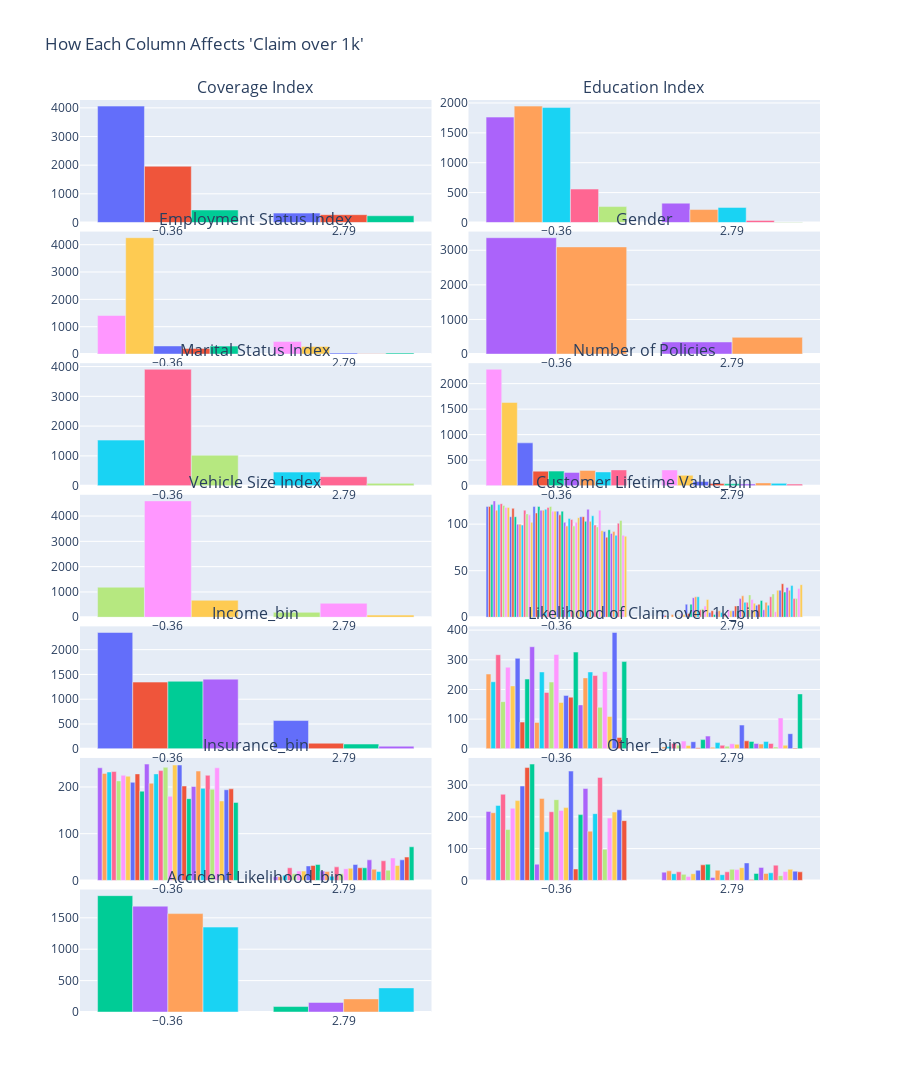

The notebook cell saved with this chart:
### Code cell
relation_to_claim_over_1k(apply_scaler(df_process, standard_scaler))

### Figure 1 — Plotly figure (JSON) as saved in the notebook; plotly's stock layout.template omitted (floating-point values rounded to 4 significant figures)
{"data": [{"name": "-0.7441931863794389", "type": "bar", "x": [-0.3589, 2.786], "xaxis": "x", "y": [4060, 327], "yaxis": "y"}, {"name": "0.7737610186306645", "type": "bar", "x": [-0.3589, 2.786], "xaxis": "x", "y": [1961, 271], "yaxis": "y"}, {"name": "2.2917152236407676", "type": "bar", "x": [-0.3589, 2.786], "xaxis": "x", "y": [437, 234], "yaxis": "y"}, {"name": "-1.1929120101552244", "type": "bar", "x": [-0.3589, 2.786], "xaxis": "x2", "y": [1763, 323], "yaxis": "y2"}, {"name": "-0.26619328103847395", "type": "bar", "x": [-0.3589, 2.786], "xaxis": "x2", "y": [1947, 216], "yaxis": "y2"}, {"name": "0.6605254480782765", "type": "bar", "x": [-0.3589, 2.786], "xaxis": "x2", "y": [1923, 252], "yaxis": "y2"}, {"name": "1.587244177195027", "type": "bar", "x": [-0.3589, 2.786], "xaxis": "x2", "y": [559, 34], "yaxis": "y2"}, {"name": "2.5139629063117774", "type": "bar", "x": [-0.3589, 2.786], "xaxis": "x2", "y": [266, 7], "yaxis": "y2"}, {"name": "-1.0826574336027592", "type": "bar", "x": [-0.3589, 2.786], "xaxis": "x3", "y": [1410, 458], "yaxis": "y3"}, {"name": "0.015821716148683315", "type": "bar", "x": [-0.3589, 2.786], "xaxis": "x3", "y": [4255, 281], "yaxis": "y3"}, {"name": "1.1143008659001257", "type": "bar", "x": [-0.3589, 2.786], "xaxis": "x3", "y": [297, 41], "yaxis": "y3"}, {"name": "2.2127800156515685", "type": "bar", "x": [-0.3589, 2.786], "xaxis": "x3", "y": [205, 14], "yaxis": "y3"}, {"name": "3.311259165403011", "type": "bar", "x": [-0.3589, 2.786], "xaxis": "x3", "y": [291, 38], "yaxis": "y3"}, {"name": "-0.9820540070467964", "type": "bar", "x": [-0.3589, 2.786], "xaxis": "x4", "y": [3362, 349], "yaxis": "y4"}, {"name": "1.018273936895966", "type": "bar", "x": [-0.3589, 2.786], "xaxis": "x4", "y": [3096, 483], "yaxis": "y4"}, {"name": "-1.3749714585688404", "type": "bar", "x": [-0.3589, 2.786], "xaxis": "x5", "y": [1530, 455], "yaxis": "y5"}, {"name": "0.19071769059811466", "type": "bar", "x": [-0.3589, 2.786], "xaxis": "x5", "y": [3908, 300], "yaxis": "y5"}, {"name": "1.7564068397650698", "type": "bar", "x": [-0.3589, 2.786], "xaxis": "x5", "y": [1020, 77], "yaxis": "y5"}, {"name": "-0.823137290833709", "type": "bar", "x": [-0.3589, 2.786], "xaxis": "x6", "y": [2281, 308], "yaxis": "y6"}, {"name": "-0.4071750802294016", "type": "bar", "x": [-0.3589, 2.786], "xaxis": "x6", "y": [1632, 204], "yaxis": "y6"}, {"name": "0.008787130374905864", "type": "bar", "x": [-0.3589, 2.786], "xaxis": "x6", "y": [839, 82], "yaxis": "y6"}, {"name": "0.4247493409792133", "type": "bar", "x": [-0.3589, 2.786], "xaxis": "x6", "y": [284, 41], "yaxis": "y6"}, {"name": "0.8407115515835207", "type": "bar", "x": [-0.3589, 2.786], "xaxis": "x6", "y": [285, 35], "yaxis": "y6"}, {"name": "1.2566737621878281", "type": "bar", "x": [-0.3589, 2.786], "xaxis": "x6", "y": [260, 33], "yaxis": "y6"}, {"name": "1.6726359727921356", "type": "bar", "x": [-0.3589, 2.786], "xaxis": "x6", "y": [299, 54], "yaxis": "y6"}, {"name": "2.088598183396443", "type": "bar", "x": [-0.3589, 2.786], "xaxis": "x6", "y": [269, 45], "yaxis": "y6"}, {"name": "2.5045603940007504", "type": "bar", "x": [-0.3589, 2.786], "xaxis": "x6", "y": [309, 30], "yaxis": "y6"}, {"name": "-1.7094616597345778", "type": "bar", "x": [-0.3589, 2.786], "xaxis": "x7", "y": [1188, 195], "yaxis": "y7"}, {"name": "0.16142491877691773", "type": "bar", "x": [-0.3589, 2.786], "xaxis": "x7", "y": [4600, 553], "yaxis": "y7"}, {"name": "2.0323114972884135", "type": "bar", "x": [-0.3589, 2.786], "xaxis": "x7", "y": [670, 84], "yaxis": "y7"}, {"name": "-1.7031177935900574", "type": "bar", "x": [-0.3589, 2.786], "xaxis": "x8", "y": [119, 3], "yaxis": "y8"}, {"name": "-1.6453820338605532", "type": "bar", "x": [-0.3589, 2.786], "xaxis": "x8", "y": [119, 2], "yaxis": "y8"}, {"name": "-1.5876462741310489", "type": "bar", "x": [-0.3589, 2.786], "xaxis": "x8", "y": [121, 1], "yaxis": "y8"}, {"name": "-1.5299105144015446", "type": "bar", "x": [-0.3589], "xaxis": "x8", "y": [125], "yaxis": "y8"}, {"name": "-1.4721747546720403", "type": "bar", "x": [-0.3589, 2.786], "xaxis": "x8", "y": [115, 3], "yaxis": "y8"}, {"name": "-1.414438994942536", "type": "bar", "x": [-0.3589], "xaxis": "x8", "y": [121], "yaxis": "y8"}, {"name": "-1.3567032352130317", "type": "bar", "x": [-0.3589], "xaxis": "x8", "y": [122], "yaxis": "y8"}, {"name": "-1.2989674754835274", "type": "bar", "x": [-0.3589, 2.786], "xaxis": "x8", "y": [120, 1], "yaxis": "y8"}, {"name": "-1.2412317157540231", "type": "bar", "x": [-0.3589, 2.786], "xaxis": "x8", "y": [118, 4], "yaxis": "y8"}, {"name": "-1.1834959560245188", "type": "bar", "x": [-0.3589, 2.786], "xaxis": "x8", "y": [118, 3], "yaxis": "y8"}, {"name": "-1.1257601962950146", "type": "bar", "x": [-0.3589, 2.786], "xaxis": "x8", "y": [108, 14], "yaxis": "y8"}, {"name": "-1.0680244365655103", "type": "bar", "x": [-0.3589, 2.786], "xaxis": "x8", "y": [117, 4], "yaxis": "y8"}, {"name": "-1.010288676836006", "type": "bar", "x": [-0.3589, 2.786], "xaxis": "x8", "y": [108, 14], "yaxis": "y8"}, {"name": "-0.9525529171065017", "type": "bar", "x": [-0.3589, 2.786], "xaxis": "x8", "y": [100, 21], "yaxis": "y8"}, {"name": "-0.8948171573769974", "type": "bar", "x": [-0.3589, 2.786], "xaxis": "x8", "y": [100, 22], "yaxis": "y8"}, {"name": "-0.8370813976474931", "type": "bar", "x": [-0.3589, 2.786], "xaxis": "x8", "y": [99, 22], "yaxis": "y8"}, {"name": "-0.7793456379179889", "type": "bar", "x": [-0.3589, 2.786], "xaxis": "x8", "y": [115, 8], "yaxis": "y8"}, {"name": "-0.7216098781884847", "type": "bar", "x": [-0.3589, 2.786], "xaxis": "x8", "y": [111, 9], "yaxis": "y8"}, {"name": "-0.6638741184589804", "type": "bar", "x": [-0.3589, 2.786], "xaxis": "x8", "y": [110, 12], "yaxis": "y8"}, {"name": "-0.6061383587294761", "type": "bar", "x": [-0.3589, 2.786], "xaxis": "x8", "y": [102, 19], "yaxis": "y8"}, {"name": "-0.5484025989999718", "type": "bar", "x": [-0.3589, 2.786], "xaxis": "x8", "y": [119, 5], "yaxis": "y8"}, {"name": "-0.49066683927046745", "type": "bar", "x": [-0.3589, 2.786], "xaxis": "x8", "y": [112, 7], "yaxis": "y8"}, {"name": "-0.43293107954096316", "type": "bar", "x": [-0.3589, 2.786], "xaxis": "x8", "y": [119, 3], "yaxis": "y8"}, {"name": "-0.37519531981145887", "type": "bar", "x": [-0.3589, 2.786], "xaxis": "x8", "y": [115, 6], "yaxis": "y8"}, {"name": "-0.3174595600819546", "type": "bar", "x": [-0.3589, 2.786], "xaxis": "x8", "y": [115, 7], "yaxis": "y8"}, {"name": "-0.2597238003524503", "type": "bar", "x": [-0.3589, 2.786], "xaxis": "x8", "y": [116, 5], "yaxis": "y8"}, {"name": "-0.20198804062294604", "type": "bar", "x": [-0.3589, 2.786], "xaxis": "x8", "y": [118, 4], "yaxis": "y8"}, {"name": "-0.14425228089344175", "type": "bar", "x": [-0.3589, 2.786], "xaxis": "x8", "y": [119, 2], "yaxis": "y8"}, {"name": "-0.08651652116393747", "type": "bar", "x": [-0.3589, 2.786], "xaxis": "x8", "y": [114, 8], "yaxis": "y8"}, {"name": "-0.028780761434433182", "type": "bar", "x": [-0.3589, 2.786], "xaxis": "x8", "y": [114, 7], "yaxis": "y8"}, {"name": "0.028954998295071102", "type": "bar", "x": [-0.3589, 2.786], "xaxis": "x8", "y": [114, 7], "yaxis": "y8"}, {"name": "0.08669075802457539", "type": "bar", "x": [-0.3589, 2.786], "xaxis": "x8", "y": [110, 12], "yaxis": "y8"}, {"name": "0.14442651775407966", "type": "bar", "x": [-0.3589, 2.786], "xaxis": "x8", "y": [114, 7], "yaxis": "y8"}, {"name": "0.20216227748358395", "type": "bar", "x": [-0.3589, 2.786], "xaxis": "x8", "y": [102, 20], "yaxis": "y8"}, {"name": "0.25989803721308824", "type": "bar", "x": [-0.3589, 2.786], "xaxis": "x8", "y": [98, 23], "yaxis": "y8"}, {"name": "0.31763379694259253", "type": "bar", "x": [-0.3589, 2.786], "xaxis": "x8", "y": [106, 16], "yaxis": "y8"}, {"name": "0.3753695566720968", "type": "bar", "x": [-0.3589, 2.786], "xaxis": "x8", "y": [105, 16], "yaxis": "y8"}, {"name": "0.4331053164016011", "type": "bar", "x": [-0.3589, 2.786], "xaxis": "x8", "y": [98, 24], "yaxis": "y8"}, {"name": "0.4908410761311054", "type": "bar", "x": [-0.3589, 2.786], "xaxis": "x8", "y": [102, 19], "yaxis": "y8"}, {"name": "0.5485768358606097", "type": "bar", "x": [-0.3589, 2.786], "xaxis": "x8", "y": [107, 15], "yaxis": "y8"}, {"name": "0.606312595590114", "type": "bar", "x": [-0.3589, 2.786], "xaxis": "x8", "y": [108, 13], "yaxis": "y8"}, {"name": "0.6640483553196183", "type": "bar", "x": [-0.3589, 2.786], "xaxis": "x8", "y": [108, 14], "yaxis": "y8"}, {"name": "0.7217841150491225", "type": "bar", "x": [-0.3589, 2.786], "xaxis": "x8", "y": [103, 18], "yaxis": "y8"}, {"name": "0.7795198747786268", "type": "bar", "x": [-0.3589, 2.786], "xaxis": "x8", "y": [116, 8], "yaxis": "y8"}, {"name": "0.8372556345081311", "type": "bar", "x": [-0.3589, 2.786], "xaxis": "x8", "y": [103, 16], "yaxis": "y8"}, {"name": "0.8949913942376354", "type": "bar", "x": [-0.3589, 2.786], "xaxis": "x8", "y": [109, 13], "yaxis": "y8"}, {"name": "0.9527271539671397", "type": "bar", "x": [-0.3589, 2.786], "xaxis": "x8", "y": [99, 22], "yaxis": "y8"}, {"name": "1.0104629136966439", "type": "bar", "x": [-0.3589, 2.786], "xaxis": "x8", "y": [97, 25], "yaxis": "y8"}, {"name": "1.0681986734261482", "type": "bar", "x": [-0.3589, 2.786], "xaxis": "x8", "y": [115, 6], "yaxis": "y8"}, {"name": "1.1259344331556524", "type": "bar", "x": [-0.3589, 2.786], "xaxis": "x8", "y": [93, 29], "yaxis": "y8"}, {"name": "1.1836701928851567", "type": "bar", "x": [-0.3589, 2.786], "xaxis": "x8", "y": [92, 29], "yaxis": "y8"}, {"name": "1.241405952614661", "type": "bar", "x": [-0.3589, 2.786], "xaxis": "x8", "y": [86, 36], "yaxis": "y8"}, {"name": "1.2991417123441653", "type": "bar", "x": [-0.3589, 2.786], "xaxis": "x8", "y": [94, 27], "yaxis": "y8"}, {"name": "1.3568774720736696", "type": "bar", "x": [-0.3589, 2.786], "xaxis": "x8", "y": [90, 32], "yaxis": "y8"}, {"name": "1.4146132318031739", "type": "bar", "x": [-0.3589, 2.786], "xaxis": "x8", "y": [92, 29], "yaxis": "y8"}, {"name": "1.4723489915326782", "type": "bar", "x": [-0.3589, 2.786], "xaxis": "x8", "y": [88, 34], "yaxis": "y8"}, {"name": "1.5300847512621825", "type": "bar", "x": [-0.3589, 2.786], "xaxis": "x8", "y": [101, 20], "yaxis": "y8"}, {"name": "1.5878205109916868", "type": "bar", "x": [-0.3589, 2.786], "xaxis": "x8", "y": [104, 20], "yaxis": "y8"}, {"name": "1.645556270721191", "type": "bar", "x": [-0.3589, 2.786], "xaxis": "x8", "y": [88, 31], "yaxis": "y8"}, {"name": "1.7032920304506953", "type": "bar", "x": [-0.3589, 2.786], "xaxis": "x8", "y": [87, 35], "yaxis": "y8"}, {"name": "-1.028991510855053", "type": "bar", "x": [-0.3589, 2.786], "xaxis": "x9", "y": [2346, 570], "yaxis": "y9"}, {"name": "-0.1714985851425088", "type": "bar", "x": [-0.3589, 2.786], "xaxis": "x9", "y": [1345, 113], "yaxis": "y9"}, {"name": "0.6859943405700353", "type": "bar", "x": [-0.3589, 2.786], "xaxis": "x9", "y": [1362, 96], "yaxis": "y9"}, {"name": "1.5434872662825794", "type": "bar", "x": [-0.3589, 2.786], "xaxis": "x9", "y": [1405, 53], "yaxis": "y9"}, {"name": "-1.6591856125501896", "type": "bar", "x": [-0.3589, 2.786], "xaxis": "x10", "y": [252, 6], "yaxis": "y10"}, {"name": "-1.5426803185722966", "type": "bar", "x": [-0.3589, 2.786], "xaxis": "x10", "y": [226, 8], "yaxis": "y10"}, {"name": "-1.4261750245944034", "type": "bar", "x": [-0.3589, 2.786], "xaxis": "x10", "y": [317, 18], "yaxis": "y10"}, {"name": "-1.3096697306165104", "type": "bar", "x": [-0.3589, 2.786], "xaxis": "x10", "y": [159, 12], "yaxis": "y10"}, {"name": "-1.1931644366386174", "type": "bar", "x": [-0.3589, 2.786], "xaxis": "x10", "y": [275, 26], "yaxis": "y10"}, {"name": "-1.0766591426607242", "type": "bar", "x": [-0.3589, 2.786], "xaxis": "x10", "y": [212, 11], "yaxis": "y10"}, {"name": "-0.960153848682831", "type": "bar", "x": [-0.3589, 2.786], "xaxis": "x10", "y": [305, 24], "yaxis": "y10"}, {"name": "-0.843648554704938", "type": "bar", "x": [-0.3589, 2.786], "xaxis": "x10", "y": [90, 4], "yaxis": "y10"}, {"name": "-0.7271432607270449", "type": "bar", "x": [-0.3589, 2.786], "xaxis": "x10", "y": [235, 31], "yaxis": "y10"}, {"name": "-0.6106379667491518", "type": "bar", "x": [-0.3589, 2.786], "xaxis": "x10", "y": [344, 43], "yaxis": "y10"}, {"name": "-0.4941326727712587", "type": "bar", "x": [-0.3589, 2.786], "xaxis": "x10", "y": [89, 5], "yaxis": "y10"}, {"name": "-0.3776273787933656", "type": "bar", "x": [-0.3589, 2.786], "xaxis": "x10", "y": [259, 21], "yaxis": "y10"}, {"name": "-0.2611220848154725", "type": "bar", "x": [-0.3589, 2.786], "xaxis": "x10", "y": [190, 12], "yaxis": "y10"}, {"name": "-0.14461679083757942", "type": "bar", "x": [-0.3589, 2.786], "xaxis": "x10", "y": [225, 9], "yaxis": "y10"}, {"name": "-0.02811149685968632", "type": "bar", "x": [-0.3589, 2.786], "xaxis": "x10", "y": [318, 17], "yaxis": "y10"}, {"name": "0.08839379711820677", "type": "bar", "x": [-0.3589, 2.786], "xaxis": "x10", "y": [156, 15], "yaxis": "y10"}, {"name": "0.20489909109609988", "type": "bar", "x": [-0.3589, 2.786], "xaxis": "x10", "y": [180, 80], "yaxis": "y10"}, {"name": "0.321404385073993", "type": "bar", "x": [-0.3589, 2.786], "xaxis": "x10", "y": [174, 27], "yaxis": "y10"}, {"name": "0.43790967905188605", "type": "bar", "x": [-0.3589, 2.786], "xaxis": "x10", "y": [326, 25], "yaxis": "y10"}, {"name": "0.5544149730297792", "type": "bar", "x": [-0.3589, 2.786], "xaxis": "x10", "y": [148, 18], "yaxis": "y10"}, {"name": "0.6709202670076723", "type": "bar", "x": [-0.3589, 2.786], "xaxis": "x10", "y": [239, 16], "yaxis": "y10"}, {"name": "0.7874255609855654", "type": "bar", "x": [-0.3589, 2.786], "xaxis": "x10", "y": [259, 25], "yaxis": "y10"}, {"name": "0.9039308549634585", "type": "bar", "x": [-0.3589, 2.786], "xaxis": "x10", "y": [247, 18], "yaxis": "y10"}, {"name": "1.0204361489413516", "type": "bar", "x": [-0.3589, 2.786], "xaxis": "x10", "y": [140, 6], "yaxis": "y10"}, {"name": "1.1369414429192446", "type": "bar", "x": [-0.3589, 2.786], "xaxis": "x10", "y": [260, 104], "yaxis": "y10"}, {"name": "1.2534467368971378", "type": "bar", "x": [-0.3589, 2.786], "xaxis": "x10", "y": [109, 12], "yaxis": "y10"}, {"name": "1.3699520308750308", "type": "bar", "x": [-0.3589, 2.786], "xaxis": "x10", "y": [392, 51], "yaxis": "y10"}, {"name": "1.486457324852924", "type": "bar", "x": [-0.3589, 2.786], "xaxis": "x10", "y": [38, 3], "yaxis": "y10"}, {"name": "1.602962618830817", "type": "bar", "x": [-0.3589, 2.786], "xaxis": "x10", "y": [294, 185], "yaxis": "y10"}, {"name": "-1.6717148193537368", "type": "bar", "x": [-0.3589, 2.786], "xaxis": "x11", "y": [241, 8], "yaxis": "y11"}, {"name": "-1.5559301362719657", "type": "bar", "x": [-0.3589, 2.786], "xaxis": "x11", "y": [229, 8], "yaxis": "y11"}, {"name": "-1.4401454531901945", "type": "bar", "x": [-0.3589, 2.786], "xaxis": "x11", "y": [232, 11], "yaxis": "y11"}, {"name": "-1.3243607701084235", "type": "bar", "x": [-0.3589, 2.786], "xaxis": "x11", "y": [233, 27], "yaxis": "y11"}, {"name": "-1.2085760870266522", "type": "bar", "x": [-0.3589, 2.786], "xaxis": "x11", "y": [213, 14], "yaxis": "y11"}, {"name": "-1.092791403944881", "type": "bar", "x": [-0.3589, 2.786], "xaxis": "x11", "y": [225, 20], "yaxis": "y11"}, {"name": "-0.9770067208631099", "type": "bar", "x": [-0.3589, 2.786], "xaxis": "x11", "y": [223, 20], "yaxis": "y11"}, {"name": "-0.8612220377813388", "type": "bar", "x": [-0.3589, 2.786], "xaxis": "x11", "y": [210, 31], "yaxis": "y11"}, {"name": "-0.7454373546995676", "type": "bar", "x": [-0.3589, 2.786], "xaxis": "x11", "y": [228, 32], "yaxis": "y11"}, {"name": "-0.6296526716177965", "type": "bar", "x": [-0.3589, 2.786], "xaxis": "x11", "y": [191, 34], "yaxis": "y11"}, {"name": "-0.5138679885360252", "type": "bar", "x": [-0.3589, 2.786], "xaxis": "x11", "y": [249, 20], "yaxis": "y11"}, {"name": "-0.39808330545425413", "type": "bar", "x": [-0.3589, 2.786], "xaxis": "x11", "y": [208, 19], "yaxis": "y11"}, {"name": "-0.28229862237248293", "type": "bar", "x": [-0.3589, 2.786], "xaxis": "x11", "y": [228, 9], "yaxis": "y11"}, {"name": "-0.16651393929071182", "type": "bar", "x": [-0.3589, 2.786], "xaxis": "x11", "y": [235, 29], "yaxis": "y11"}, {"name": "-0.05072925620894065", "type": "bar", "x": [-0.3589, 2.786], "xaxis": "x11", "y": [242, 14], "yaxis": "y11"}, {"name": "0.0650554268728305", "type": "bar", "x": [-0.3589, 2.786], "xaxis": "x11", "y": [180, 25], "yaxis": "y11"}, {"name": "0.18084010995460167", "type": "bar", "x": [-0.3589, 2.786], "xaxis": "x11", "y": [247, 26], "yaxis": "y11"}, {"name": "0.2966247930363728", "type": "bar", "x": [-0.3589, 2.786], "xaxis": "x11", "y": [247, 34], "yaxis": "y11"}, {"name": "0.412409476118144", "type": "bar", "x": [-0.3589, 2.786], "xaxis": "x11", "y": [202, 27], "yaxis": "y11"}, {"name": "0.5281941591999151", "type": "bar", "x": [-0.3589, 2.786], "xaxis": "x11", "y": [175, 27], "yaxis": "y11"}, {"name": "0.6439788422816863", "type": "bar", "x": [-0.3589, 2.786], "xaxis": "x11", "y": [201, 44], "yaxis": "y11"}, {"name": "0.7597635253634575", "type": "bar", "x": [-0.3589, 2.786], "xaxis": "x11", "y": [234, 24], "yaxis": "y11"}, {"name": "0.8755482084452286", "type": "bar", "x": [-0.3589, 2.786], "xaxis": "x11", "y": [197, 19], "yaxis": "y11"}, {"name": "0.9913328915269998", "type": "bar", "x": [-0.3589, 2.786], "xaxis": "x11", "y": [225, 42], "yaxis": "y11"}, {"name": "1.107117574608771", "type": "bar", "x": [-0.3589, 2.786], "xaxis": "x11", "y": [195, 22], "yaxis": "y11"}, {"name": "1.222902257690542", "type": "bar", "x": [-0.3589, 2.786], "xaxis": "x11", "y": [241, 48], "yaxis": "y11"}, {"name": "1.3386869407723132", "type": "bar", "x": [-0.3589, 2.786], "xaxis": "x11", "y": [170, 32], "yaxis": "y11"}, {"name": "1.4544716238540845", "type": "bar", "x": [-0.3589, 2.786], "xaxis": "x11", "y": [194, 44], "yaxis": "y11"}, {"name": "1.5702563069358555", "type": "bar", "x": [-0.3589, 2.786], "xaxis": "x11", "y": [196, 50], "yaxis": "y11"}, {"name": "1.6860409900176268", "type": "bar", "x": [-0.3589, 2.786], "xaxis": "x11", "y": [167, 72], "yaxis": "y11"}, {"name": "-1.647008880107305", "type": "bar", "x": [-0.3589, 2.786], "xaxis": "x12", "y": [217, 26], "yaxis": "y12"}, {"name": "-1.5258625186670498", "type": "bar", "x": [-0.3589, 2.786], "xaxis": "x12", "y": [213, 30], "yaxis": "y12"}, {"name": "-1.4047161572267945", "type": "bar", "x": [-0.3589, 2.786], "xaxis": "x12", "y": [236, 21], "yaxis": "y12"}, {"name": "-1.2835697957865393", "type": "bar", "x": [-0.3589, 2.786], "xaxis": "x12", "y": [271, 27], "yaxis": "y12"}, {"name": "-1.162423434346284", "type": "bar", "x": [-0.3589, 2.786], "xaxis": "x12", "y": [160, 19], "yaxis": "y12"}, {"name": "-1.041277072906029", "type": "bar", "x": [-0.3589, 2.786], "xaxis": "x12", "y": [227, 12], "yaxis": "y12"}, {"name": "-0.9201307114657737", "type": "bar", "x": [-0.3589, 2.786], "xaxis": "x12", "y": [251, 21], "yaxis": "y12"}, {"name": "-0.7989843500255185", "type": "bar", "x": [-0.3589, 2.786], "xaxis": "x12", "y": [297, 32], "yaxis": "y12"}, {"name": "-0.6778379885852633", "type": "bar", "x": [-0.3589, 2.786], "xaxis": "x12", "y": [355, 49], "yaxis": "y12"}, {"name": "-0.5566916271450081", "type": "bar", "x": [-0.3589, 2.786], "xaxis": "x12", "y": [366, 51], "yaxis": "y12"}, {"name": "-0.4355452657047529", "type": "bar", "x": [-0.3589, 2.786], "xaxis": "x12", "y": [51, 9], "yaxis": "y12"}, {"name": "-0.3143989042644977", "type": "bar", "x": [-0.3589, 2.786], "xaxis": "x12", "y": [258, 32], "yaxis": "y12"}, {"name": "-0.19325254282424245", "type": "bar", "x": [-0.3589, 2.786], "xaxis": "x12", "y": [153, 18], "yaxis": "y12"}, {"name": "-0.07210618138398724", "type": "bar", "x": [-0.3589, 2.786], "xaxis": "x12", "y": [216, 27], "yaxis": "y12"}, {"name": "0.04904018005626797", "type": "bar", "x": [-0.3589, 2.786], "xaxis": "x12", "y": [254, 35], "yaxis": "y12"}, {"name": "0.17018654149652318", "type": "bar", "x": [-0.3589, 2.786], "xaxis": "x12", "y": [220, 34], "yaxis": "y12"}, {"name": "0.2913329029367784", "type": "bar", "x": [-0.3589, 2.786], "xaxis": "x12", "y": [229, 40], "yaxis": "y12"}, {"name": "0.4124792643770336", "type": "bar", "x": [-0.3589, 2.786], "xaxis": "x12", "y": [344, 55], "yaxis": "y12"}, {"name": "0.5336256258172888", "type": "bar", "x": [-0.3589, 2.786], "xaxis": "x12", "y": [36, 3], "yaxis": "y12"}, {"name": "0.654771987257544", "type": "bar", "x": [-0.3589, 2.786], "xaxis": "x12", "y": [207, 22], "yaxis": "y12"}, {"name": "0.7759183486977992", "type": "bar", "x": [-0.3589, 2.786], "xaxis": "x12", "y": [289, 41], "yaxis": "y12"}, {"name": "0.8970647101380544", "type": "bar", "x": [-0.3589, 2.786], "xaxis": "x12", "y": [155, 22], "yaxis": "y12"}, {"name": "1.0182110715783097", "type": "bar", "x": [-0.3589, 2.786], "xaxis": "x12", "y": [210, 24], "yaxis": "y12"}, {"name": "1.139357433018565", "type": "bar", "x": [-0.3589, 2.786], "xaxis": "x12", "y": [324, 48], "yaxis": "y12"}, {"name": "1.26050379445882", "type": "bar", "x": [-0.3589, 2.786], "xaxis": "x12", "y": [98, 15], "yaxis": "y12"}, {"name": "1.3816501558990752", "type": "bar", "x": [-0.3589, 2.786], "xaxis": "x12", "y": [196, 28], "yaxis": "y12"}, {"name": "1.5027965173393305", "type": "bar", "x": [-0.3589, 2.786], "xaxis": "x12", "y": [215, 35], "yaxis": "y12"}, {"name": "1.6239428787795858", "type": "bar", "x": [-0.3589, 2.786], "xaxis": "x12", "y": [222, 29], "yaxis": "y12"}, {"name": "1.745089240219841", "type": "bar", "x": [-0.3589, 2.786], "xaxis": "x12", "y": [188, 27], "yaxis": "y12"}, {"name": "-1.2969940635523725", "type": "bar", "x": [-0.3589, 2.786], "xaxis": "x13", "y": [1853, 87], "yaxis": "y13"}, {"name": "-0.40483641840264656", "type": "bar", "x": [-0.3589, 2.786], "xaxis": "x13", "y": [1686, 152], "yaxis": "y13"}, {"name": "0.48732122674707945", "type": "bar", "x": [-0.3589, 2.786], "xaxis": "x13", "y": [1567, 209], "yaxis": "y13"}, {"name": "1.3794788718968054", "type": "bar", "x": [-0.3589, 2.786], "xaxis": "x13", "y": [1352, 384], "yaxis": "y13"}], "layout": {"annotations": [{"font": {"size": 16}, "showarrow": false, "text": "Coverage Index", "x": 0.2375, "xanchor": "center", "xref": "paper", "y": 1, "yanchor": "bottom", "yref": "paper"}, {"font": {"size": 16}, "showarrow": false, "text": "Education Index", "x": 0.7625, "xanchor": "center", "xref": "paper", "y": 1, "yanchor": "bottom", "yref": "paper"}, {"font": {"size": 16}, "showarrow": false, "text": "Employment Status Index", "x": 0.2375, "xanchor": "center", "xref": "paper", "y": 0.8557, "yanchor": "bottom", "yref": "paper"}, {"font": {"size": 16}, "showarrow": false, "text": "Gender", "x": 0.7625, "xanchor": "center", "xref": "paper", "y": 0.8557, "yanchor": "bottom", "yref": "paper"}, {"font": {"size": 16}, "showarrow": false, "text": "Marital Status Index", "x": 0.2375, "xanchor": "center", "xref": "paper", "y": 0.7114, "yanchor": "bottom", "yref": "paper"}, {"font": {"size": 16}, "showarrow": false, "text": "Number of Policies", "x": 0.7625, "xanchor": "center", "xref": "paper", "y": 0.7114, "yanchor": "bottom", "yref": "paper"}, {"font": {"size": 16}, "showarrow": false, "text": "Vehicle Size Index", "x": 0.2375, "xanchor": "center", "xref": "paper", "y": 0.5671, "yanchor": "bottom", "yref": "paper"}, {"font": {"size": 16}, "showarrow": false, "text": "Customer Lifetime Value_bin", "x": 0.7625, "xanchor": "center", "xref": "paper", "y": 0.5671, "yanchor": "bottom", "yref": "paper"}, {"font": {"size": 16}, "showarrow": false, "text": "Income_bin", "x": 0.2375, "xanchor": "center", "xref": "paper", "y": 0.4229, "yanchor": "bottom", "yref": "paper"}, {"font": {"size": 16}, "showarrow": false, "text": "Likelihood of Claim over 1k_bin", "x": 0.7625, "xanchor": "center", "xref": "paper", "y": 0.4229, "yanchor": "bottom", "yref": "paper"}, {"font": {"size": 16}, "showarrow": false, "text": "Insurance_bin", "x": 0.2375, "xanchor": "center", "xref": "paper", "y": 0.2786, "yanchor": "bottom", "yref": "paper"}, {"font": {"size": 16}, "showarrow": false, "text": "Other_bin", "x": 0.7625, "xanchor": "center", "xref": "paper", "y": 0.2786, "yanchor": "bottom", "yref": "paper"}, {"font": {"size": 16}, "showarrow": false, "text": "Accident Likelihood_bin", "x": 0.2375, "xanchor": "center", "xref": "paper", "y": 0.1343, "yanchor": "bottom", "yref": "paper"}], "height": 2100, "showlegend": false, "title": {"text": "How Each Column Affects 'Claim over 1k'"}, "xaxis": {"anchor": "y", "domain": [0, 0.475]}, "xaxis10": {"anchor": "y10", "domain": [0.525, 1]}, "xaxis11": {"anchor": "y11", "domain": [0, 0.475]}, "xaxis12": {"anchor": "y12", "domain": [0.525, 1]}, "xaxis13": {"anchor": "y13", "domain": [0, 0.475]}, "xaxis14": {"anchor": "y14", "domain": [0.525, 1]}, "xaxis2": {"anchor": "y2", "domain": [0.525, 1]}, "xaxis3": {"anchor": "y3", "domain": [0, 0.475]}, "xaxis4": {"anchor": "y4", "domain": [0.525, 1]}, "xaxis5": {"anchor": "y5", "domain": [0, 0.475]}, "xaxis6": {"anchor": "y6", "domain": [0.525, 1]}, "xaxis7": {"anchor": "y7", "domain": [0, 0.475]}, "xaxis8": {"anchor": "y8", "domain": [0.525, 1]}, "xaxis9": {"anchor": "y9", "domain": [0, 0.475]}, "yaxis": {"anchor": "x", "domain": [0.8657, 1]}, "yaxis10": {"anchor": "x10", "domain": [0.2886, 0.4229]}, "yaxis11": {"anchor": "x11", "domain": [0.1443, 0.2786]}, "yaxis12": {"anchor": "x12", "domain": [0.1443, 0.2786]}, "yaxis13": {"anchor": "x13", "domain": [0, 0.1343]}, "yaxis14": {"anchor": "x14", "domain": [0, 0.1343]}, "yaxis2": {"anchor": "x2", "domain": [0.8657, 1]}, "yaxis3": {"anchor": "x3", "domain": [0.7214, 0.8557]}, "yaxis4": {"anchor": "x4", "domain": [0.7214, 0.8557]}, "yaxis5": {"anchor": "x5", "domain": [0.5771, 0.7114]}, "yaxis6": {"anchor": "x6", "domain": [0.5771, 0.7114]}, "yaxis7": {"anchor": "x7", "domain": [0.4329, 0.5671]}, "yaxis8": {"anchor": "x8", "domain": [0.4329, 0.5671]}, "yaxis9": {"anchor": "x9", "domain": [0.2886, 0.4229]}}}
